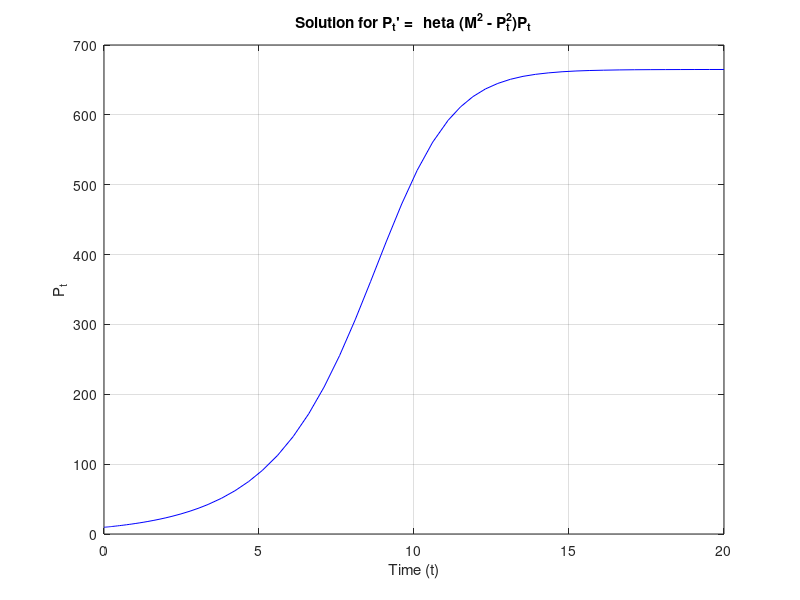

Write MATLAB code to recreate this figure.
% Define the ODE
theta = 0.000001;
M = 665;
ode = @(t, Pt) theta * (M^2 - Pt^2) * Pt;
% Define the time span
span = [0, 20];
% Define initial condition
Pt0 = 9.6;
% Solve the ODE
[t, Pt] = ode45(ode, span, Pt0);

% Plot the solution
plot(t, Pt, 'b-');
title("Solution for P_t' = \theta (M^2 - P_t^2)P_t");
xlabel('Time (t)');
ylabel('P_t');
grid on;